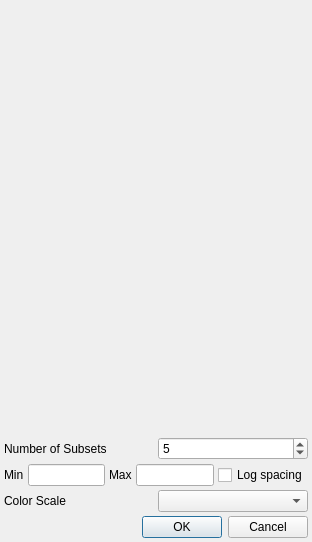
<?xml version="1.0" encoding="UTF-8"?>
<ui version="4.0">
 <class>SubsetFacet</class>
 <widget class="QDialog" name="SubsetFacet">
  <property name="geometry">
   <rect>
    <x>0</x>
    <y>0</y>
    <width>312</width>
    <height>542</height>
   </rect>
  </property>
  <property name="windowTitle">
   <string>Dialog</string>
  </property>
  <layout class="QVBoxLayout" name="verticalLayout" stretch="5,0,0,0,0">
   <property name="spacing">
    <number>4</number>
   </property>
   <property name="margin">
    <number>4</number>
   </property>
   <item>
    <widget class="ComponentSelector" name="component_selector" native="true">
     <property name="sizePolicy">
      <sizepolicy hsizetype="Preferred" vsizetype="Expanding">
       <horstretch>0</horstretch>
       <verstretch>1</verstretch>
      </sizepolicy>
     </property>
     <property name="baseSize">
      <size>
       <width>0</width>
       <height>386</height>
      </size>
     </property>
     <property name="autoFillBackground">
      <bool>false</bool>
     </property>
     <property name="styleSheet">
      <string notr="true"/>
     </property>
    </widget>
   </item>
   <item>
    <layout class="QHBoxLayout" name="horizontalLayout_5">
     <item>
      <widget class="QLabel" name="label">
       <property name="text">
        <string>Number of Subsets</string>
       </property>
      </widget>
     </item>
     <item>
      <widget class="QSpinBox" name="value_n_subsets">
       <property name="maximum">
        <number>100</number>
       </property>
       <property name="value">
        <number>5</number>
       </property>
      </widget>
     </item>
    </layout>
   </item>
   <item>
    <layout class="QHBoxLayout" name="horizontalLayout_4">
     <item>
      <layout class="QHBoxLayout" name="horizontalLayout_3">
       <item>
        <widget class="QLabel" name="label_3">
         <property name="text">
          <string>Min</string>
         </property>
        </widget>
       </item>
       <item>
        <widget class="QLineEdit" name="value_min"/>
       </item>
      </layout>
     </item>
     <item>
      <layout class="QHBoxLayout" name="horizontalLayout_2">
       <item>
        <widget class="QLabel" name="label_4">
         <property name="text">
          <string>Max</string>
         </property>
        </widget>
       </item>
       <item>
        <widget class="QLineEdit" name="value_max"/>
       </item>
       <item>
        <widget class="QCheckBox" name="checkbox_log">
         <property name="text">
          <string>Log spacing</string>
         </property>
        </widget>
       </item>
      </layout>
     </item>
    </layout>
   </item>
   <item>
    <layout class="QHBoxLayout" name="horizontalLayout">
     <item>
      <widget class="QLabel" name="label_2">
       <property name="text">
        <string>Color Scale</string>
       </property>
      </widget>
     </item>
     <item>
      <widget class="QComboBox" name="color_scale"/>
     </item>
    </layout>
   </item>
   <item>
    <widget class="QDialogButtonBox" name="buttonBox">
     <property name="orientation">
      <enum>Qt::Horizontal</enum>
     </property>
     <property name="standardButtons">
      <set>QDialogButtonBox::Cancel|QDialogButtonBox::Ok</set>
     </property>
    </widget>
   </item>
  </layout>
 </widget>
 <customwidgets>
  <customwidget>
   <class>ComponentSelector</class>
   <extends>QWidget</extends>
   <header>glue.dialogs.common.qt.component_selector</header>
   <container>1</container>
  </customwidget>
 </customwidgets>
 <resources/>
 <connections>
  <connection>
   <sender>buttonBox</sender>
   <signal>accepted()</signal>
   <receiver>SubsetFacet</receiver>
   <slot>accept()</slot>
   <hints>
    <hint type="sourcelabel">
     <x>248</x>
     <y>254</y>
    </hint>
    <hint type="destinationlabel">
     <x>157</x>
     <y>274</y>
    </hint>
   </hints>
  </connection>
  <connection>
   <sender>buttonBox</sender>
   <signal>rejected()</signal>
   <receiver>SubsetFacet</receiver>
   <slot>reject()</slot>
   <hints>
    <hint type="sourcelabel">
     <x>316</x>
     <y>260</y>
    </hint>
    <hint type="destinationlabel">
     <x>286</x>
     <y>274</y>
    </hint>
   </hints>
  </connection>
 </connections>
</ui>
